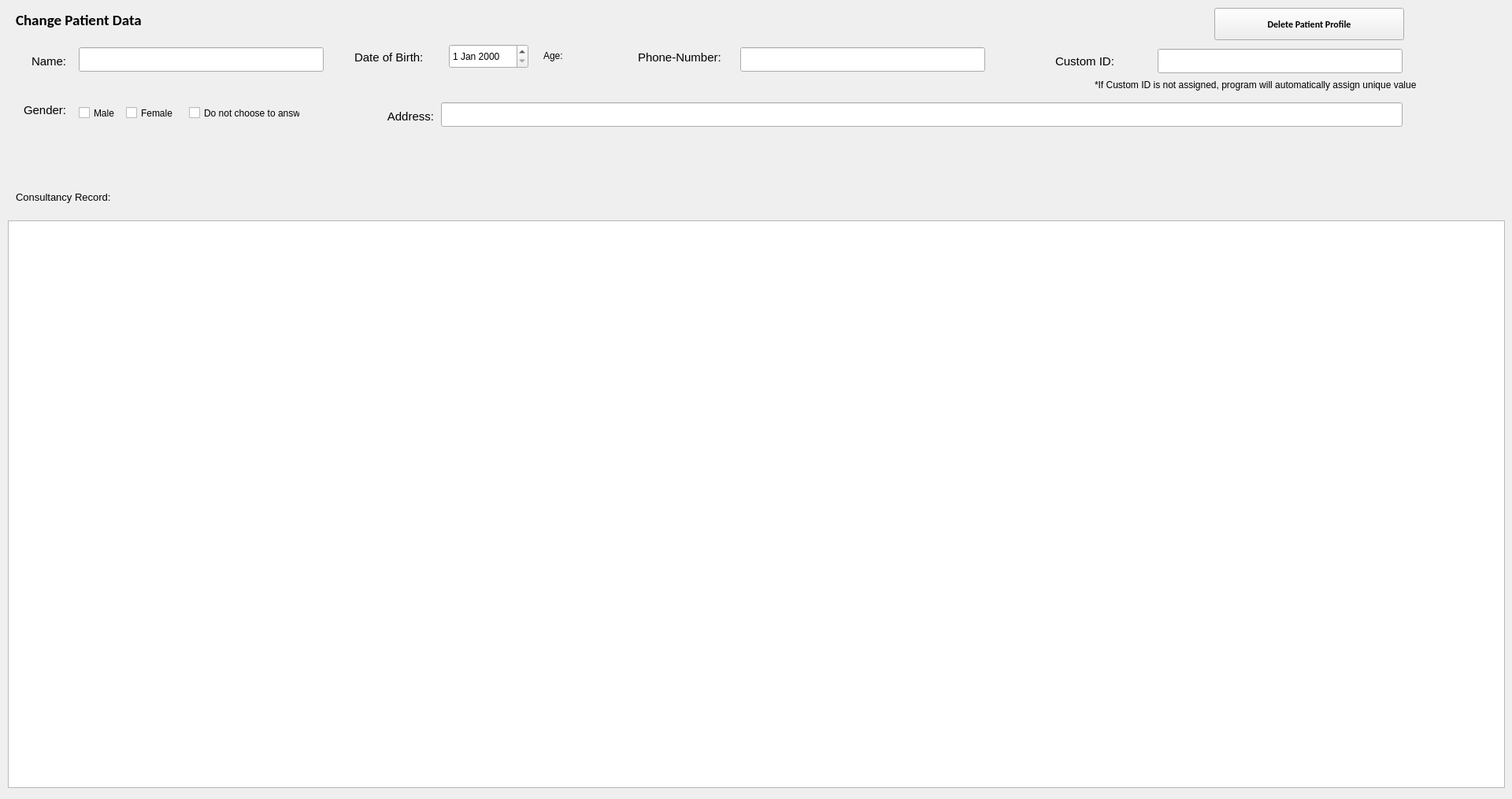
<?xml version="1.0" encoding="UTF-8"?>
<ui version="4.0">
 <class>AddNewPatient</class>
 <widget class="QDialog" name="AddNewPatient">
  <property name="geometry">
   <rect>
    <x>0</x>
    <y>0</y>
    <width>1920</width>
    <height>1015</height>
   </rect>
  </property>
  <property name="windowTitle">
   <string>Change Patient Data</string>
  </property>
  <widget class="QDialogButtonBox" name="buttonBox">
   <property name="geometry">
    <rect>
     <x>1270</x>
     <y>940</y>
     <width>621</width>
     <height>32</height>
    </rect>
   </property>
   <property name="orientation">
    <enum>Qt::Horizontal</enum>
   </property>
   <property name="standardButtons">
    <set>QDialogButtonBox::Cancel|QDialogButtonBox::Ok</set>
   </property>
  </widget>
  <widget class="QLabel" name="label">
   <property name="geometry">
    <rect>
     <x>20</x>
     <y>10</y>
     <width>221</width>
     <height>31</height>
    </rect>
   </property>
   <property name="font">
    <font>
     <family>Calibri</family>
     <pointsize>14</pointsize>
     <weight>75</weight>
     <bold>true</bold>
    </font>
   </property>
   <property name="lineWidth">
    <number>7</number>
   </property>
   <property name="text">
    <string>Change Patient Data</string>
   </property>
  </widget>
  <widget class="QLabel" name="label_2">
   <property name="geometry">
    <rect>
     <x>40</x>
     <y>70</y>
     <width>55</width>
     <height>16</height>
    </rect>
   </property>
   <property name="font">
    <font>
     <pointsize>11</pointsize>
    </font>
   </property>
   <property name="text">
    <string>Name:</string>
   </property>
  </widget>
  <widget class="QLineEdit" name="lineEdit">
   <property name="geometry">
    <rect>
     <x>100</x>
     <y>60</y>
     <width>311</width>
     <height>31</height>
    </rect>
   </property>
  </widget>
  <widget class="QLabel" name="label_3">
   <property name="geometry">
    <rect>
     <x>450</x>
     <y>65</y>
     <width>111</width>
     <height>16</height>
    </rect>
   </property>
   <property name="font">
    <font>
     <pointsize>11</pointsize>
    </font>
   </property>
   <property name="text">
    <string>Date of Birth: </string>
   </property>
  </widget>
  <widget class="QDateEdit" name="dateEdit">
   <property name="geometry">
    <rect>
     <x>570</x>
     <y>56</y>
     <width>101</width>
     <height>31</height>
    </rect>
   </property>
  </widget>
  <widget class="QLabel" name="label_4">
   <property name="geometry">
    <rect>
     <x>690</x>
     <y>60</y>
     <width>111</width>
     <height>21</height>
    </rect>
   </property>
   <property name="font">
    <font>
     <pointsize>9</pointsize>
    </font>
   </property>
   <property name="text">
    <string>Age: </string>
   </property>
  </widget>
  <widget class="QLabel" name="label_5">
   <property name="geometry">
    <rect>
     <x>810</x>
     <y>65</y>
     <width>131</width>
     <height>16</height>
    </rect>
   </property>
   <property name="font">
    <font>
     <pointsize>11</pointsize>
    </font>
   </property>
   <property name="text">
    <string>Phone-Number: </string>
   </property>
  </widget>
  <widget class="QLineEdit" name="lineEdit_2">
   <property name="geometry">
    <rect>
     <x>940</x>
     <y>60</y>
     <width>311</width>
     <height>31</height>
    </rect>
   </property>
  </widget>
  <widget class="QLabel" name="label_6">
   <property name="geometry">
    <rect>
     <x>1340</x>
     <y>70</y>
     <width>131</width>
     <height>16</height>
    </rect>
   </property>
   <property name="font">
    <font>
     <pointsize>11</pointsize>
    </font>
   </property>
   <property name="text">
    <string>Custom ID: </string>
   </property>
  </widget>
  <widget class="QLineEdit" name="lineEdit_3">
   <property name="geometry">
    <rect>
     <x>1470</x>
     <y>62</y>
     <width>311</width>
     <height>31</height>
    </rect>
   </property>
  </widget>
  <widget class="QLabel" name="label_7">
   <property name="geometry">
    <rect>
     <x>1390</x>
     <y>100</y>
     <width>451</width>
     <height>16</height>
    </rect>
   </property>
   <property name="text">
    <string>*If Custom ID is not assigned, program will automatically assign unique value</string>
   </property>
  </widget>
  <widget class="QLabel" name="label_8">
   <property name="geometry">
    <rect>
     <x>20</x>
     <y>240</y>
     <width>161</width>
     <height>21</height>
    </rect>
   </property>
   <property name="font">
    <font>
     <pointsize>10</pointsize>
    </font>
   </property>
   <property name="text">
    <string>Consultancy Record:</string>
   </property>
  </widget>
  <widget class="QListWidget" name="listWidget">
   <property name="geometry">
    <rect>
     <x>10</x>
     <y>280</y>
     <width>1901</width>
     <height>721</height>
    </rect>
   </property>
  </widget>
  <widget class="QCheckBox" name="checkBox">
   <property name="geometry">
    <rect>
     <x>100</x>
     <y>135</y>
     <width>70</width>
     <height>17</height>
    </rect>
   </property>
   <property name="font">
    <font>
     <pointsize>9</pointsize>
    </font>
   </property>
   <property name="text">
    <string>Male</string>
   </property>
  </widget>
  <widget class="QCheckBox" name="checkBox_2">
   <property name="geometry">
    <rect>
     <x>160</x>
     <y>135</y>
     <width>70</width>
     <height>17</height>
    </rect>
   </property>
   <property name="font">
    <font>
     <pointsize>9</pointsize>
    </font>
   </property>
   <property name="text">
    <string>Female</string>
   </property>
  </widget>
  <widget class="QCheckBox" name="checkBox_3">
   <property name="geometry">
    <rect>
     <x>240</x>
     <y>135</y>
     <width>141</width>
     <height>17</height>
    </rect>
   </property>
   <property name="font">
    <font>
     <pointsize>9</pointsize>
    </font>
   </property>
   <property name="text">
    <string>Do not choose to answer</string>
   </property>
  </widget>
  <widget class="QLabel" name="label_9">
   <property name="geometry">
    <rect>
     <x>30</x>
     <y>130</y>
     <width>71</width>
     <height>20</height>
    </rect>
   </property>
   <property name="font">
    <font>
     <pointsize>11</pointsize>
    </font>
   </property>
   <property name="text">
    <string>Gender:</string>
   </property>
  </widget>
  <widget class="QLineEdit" name="lineEdit_4">
   <property name="geometry">
    <rect>
     <x>560</x>
     <y>130</y>
     <width>1221</width>
     <height>31</height>
    </rect>
   </property>
  </widget>
  <widget class="QLabel" name="label_10">
   <property name="geometry">
    <rect>
     <x>420</x>
     <y>140</y>
     <width>131</width>
     <height>16</height>
    </rect>
   </property>
   <property name="font">
    <font>
     <pointsize>11</pointsize>
    </font>
   </property>
   <property name="text">
    <string>Address:</string>
   </property>
   <property name="alignment">
    <set>Qt::AlignRight|Qt::AlignTrailing|Qt::AlignVCenter</set>
   </property>
  </widget>
  <widget class="QPushButton" name="pushButton">
   <property name="geometry">
    <rect>
     <x>1542</x>
     <y>10</y>
     <width>241</width>
     <height>41</height>
    </rect>
   </property>
   <property name="font">
    <font>
     <family>Calibri</family>
     <pointsize>9</pointsize>
     <weight>75</weight>
     <bold>true</bold>
    </font>
   </property>
   <property name="text">
    <string>Delete Patient Profile</string>
   </property>
  </widget>
 </widget>
 <resources/>
 <connections>
  <connection>
   <sender>buttonBox</sender>
   <signal>accepted()</signal>
   <receiver>AddNewPatient</receiver>
   <slot>accept()</slot>
   <hints>
    <hint type="sourcelabel">
     <x>248</x>
     <y>254</y>
    </hint>
    <hint type="destinationlabel">
     <x>157</x>
     <y>274</y>
    </hint>
   </hints>
  </connection>
  <connection>
   <sender>buttonBox</sender>
   <signal>rejected()</signal>
   <receiver>AddNewPatient</receiver>
   <slot>reject()</slot>
   <hints>
    <hint type="sourcelabel">
     <x>316</x>
     <y>260</y>
    </hint>
    <hint type="destinationlabel">
     <x>286</x>
     <y>274</y>
    </hint>
   </hints>
  </connection>
 </connections>
</ui>
